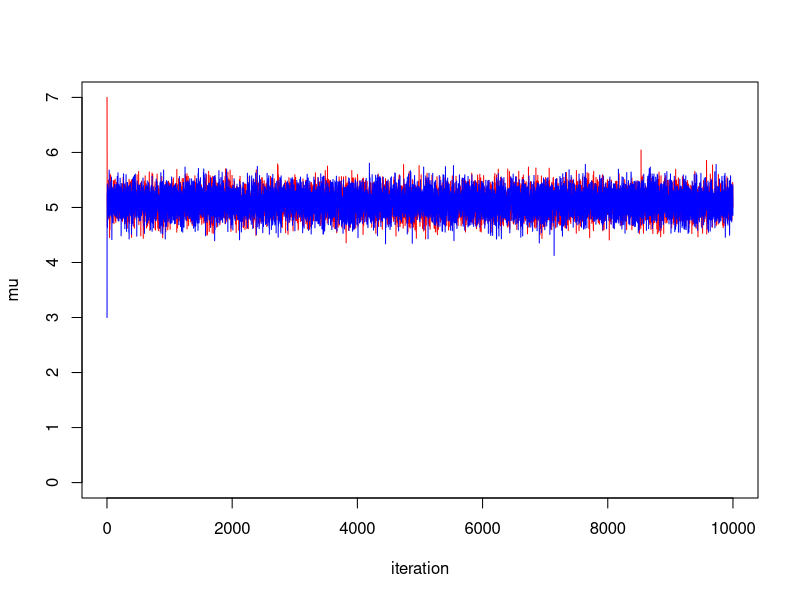
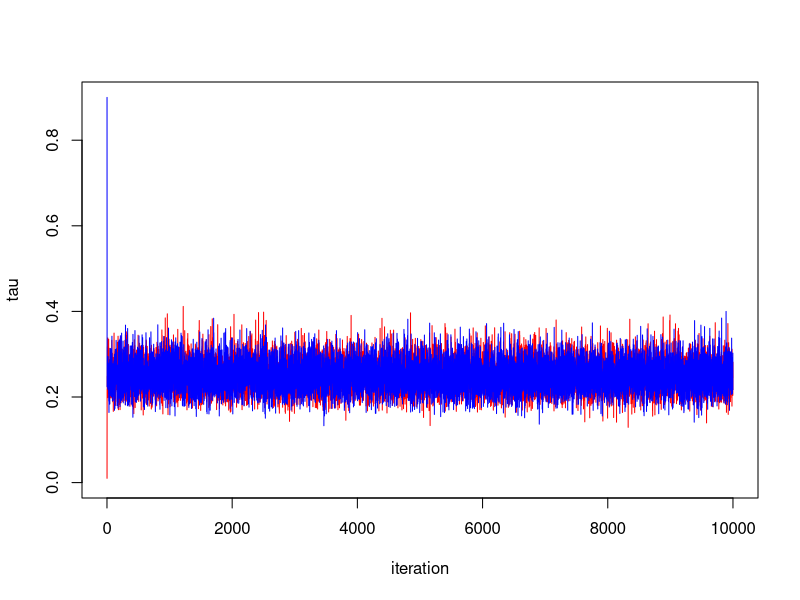
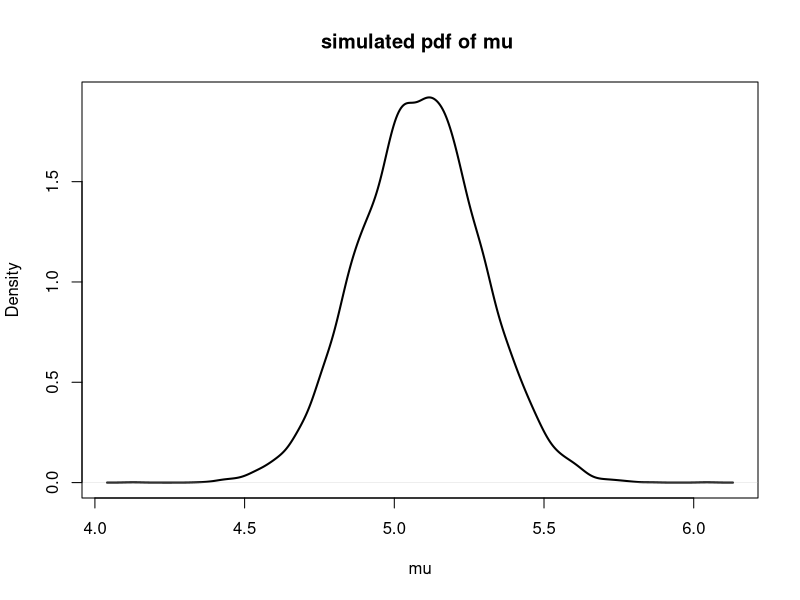
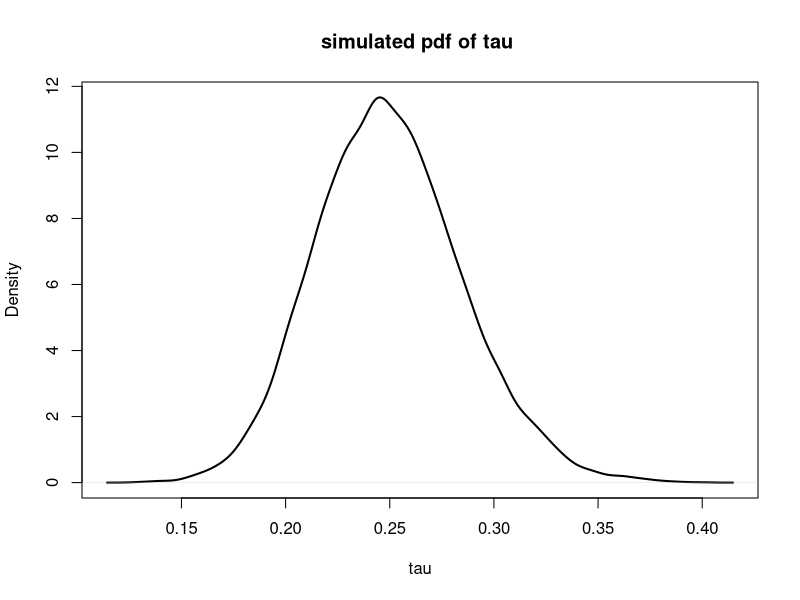
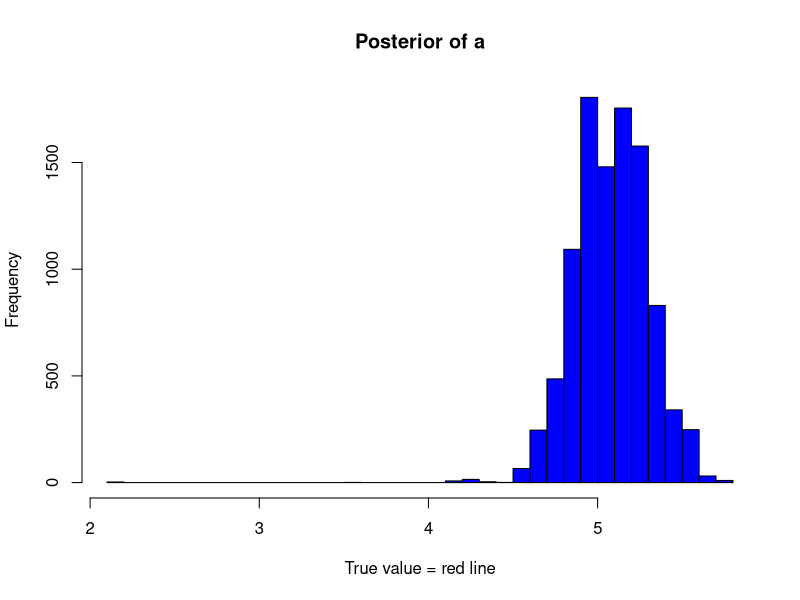

Generate these figures, in order, with R: (Note: this script raises an error after producing the figures.)
data <- scan("Assign4Data.txt")
n = 100





GibbsS <- function(mu0, tau0, m){

  mu.seq = rep(-1,m)
  tau.seq = rep(-1,m)


  mu.seq[1] = mu0
  tau.seq[1] = tau0

  for (i in 2:m) {
    mu.seq[i] = rnorm(1,mean(data),sd = sqrt(1/(tau.seq[i-1]*n)))
    tau.seq[i] = rgamma(1,n/2, scale = (2/sum((data-mu.seq[i])^2)))

  }
  result  = list(mu = mu.seq, tau = tau.seq)
  return(result)
}
set.seed(30027)
m = 10000
gibbsam1 = GibbsS(7,0.01,m)
gibbsam2 = GibbsS(3,0.9,m)

par(mfrow=c(1,1))

#trace plot mu
plot(1:m, gibbsam1$mu, type="l", col="red", ylim = c(0, max(gibbsam1$mu,gibbsam2$mu)), xlab = "iteration", ylab ="mu")
points(1:m, gibbsam2$mu, type="l", col="blue")
#trace plot tau
plot(1:m, gibbsam1$tau, type="l", col="red", ylim = c(0, max(gibbsam1$tau,gibbsam2$tau)), xlab = "iteration", ylab ="tau")
points(1:m, gibbsam2$tau, type="l", col="blue")

#combine 2 simulations
gibbsam = list(mu =c(tail(gibbsam1$mu,m/2),tail(gibbsam2$mu,m/2)),tau =c(tail(gibbsam1$tau,m/2),tail(gibbsam2$tau,m/2)))

#marginal posterior distribution pf mu
plot(density(gibbsam$mu), main="simulated pdf of mu ", xlab="mu", lwd=2)

#marginal posterior distribution pf tau
plot(density(gibbsam$tau), main="simulated pdf of tau ", xlab="tau", lwd=2)

#posterior mean
(mu_hat = mean(gibbsam$mu))
(tau_hat = mean(gibbsam$tau))

sort_mu = sort(gibbsam$mu,decreasing = FALSE)
descending_sort_mu = sort(gibbsam$mu,decreasing = TRUE)
e_cdf = 1:m/m
c(sort_mu[which(descending_sort_mu>=0.95)[1]],sort_mu[which(e_cdf>=0.95)[1]])
c(sort_mu[m*0.05],sort_mu[m*0.95])

sort_tau = sort(gibbsam$tau,decreasing = FALSE)
c(sort_tau[m*0.05],sort_tau[m*0.95])

########################################

#MH

prior <- function(param){
  tau = param[2]
  return(log(1/tau))
}


likelihood <- function(param){
  mu = param[1]
  tau = param[2]
  
  #log likelihood
  logL = dnorm(data, mean = mu, sd = sqrt(1/tau),log = TRUE)
  return(sum(logL))
}


posterior <- function(param){
  return(likelihood(param) + prior(param))
}

proposalfunction <- function(param){
  mu = param[1]
  tau = param[2]
  proposal_tau = rgamma(1,shape = 5*tau,rate = 5)
  proposal_mu = rnorm(1,mu,sd = sqrt(proposal_tau))
  return(c(proposal_mu, proposal_tau))
}






mcmc <- function(startvalue, iterations){
  chain = array(dim = c(iterations+1, 2))
  chain[1,] = startvalue
  
  for(i in 1:iterations){
    proposal = proposalfunction(chain[i,])
    probab = exp(posterior(proposal) - posterior(chain[i,]))
    if(runif(1) < probab){
      chain[i+1,] = proposal
    }else{
      chain[i+1,] = chain[i,]
    }
  }
  return(chain)
}


set.seed(30027)
#start value
startvalue1 = c(1,1)
startvalue2 = c(5,0.1)

#MCMC
chain1 = mcmc(startvalue1,10000)
chain2 = mcmc(startvalue2,10000)

#burnin period
burnIn = 1


hist(chain1[-(1:burnIn),1],nclass=30, , main="Posterior of a", xlab="True value = red line",col = "blue" )
# hist(chain2[-(1:burnIn),1],nclass=30, , main="Posterior of a", xlab="True value = red line" ,col = "red")
abline(v = mean(chain[-(1:burnIn),1]), col="green")
# abline(v = trueA, col="red" )
hist(chain1[-(1:burnIn),2],nclass=30, main="Posterior of b", xlab="True value = red line")
abline(v = mean(chain2[-(1:burnIn),2]), col="green")
# abline(v = trueB, col="red" )

plot(chain1[-(1:burnIn),1], type = "l", xlab="True value = red line" , main = "Chain values of a",col = "red" )
points(chain2[-(1:burnIn),1],type="l", col="blue")
# abline(h = trueA, col="red" )
plot(chain1[-(1:burnIn),2], type = "l", xlab="True value = red line" , main = "Chain values of b", col = "red")
points(chain2[-(1:burnIn),2],type="l", col="blue")
# abline(h = trueB, col="red" )
